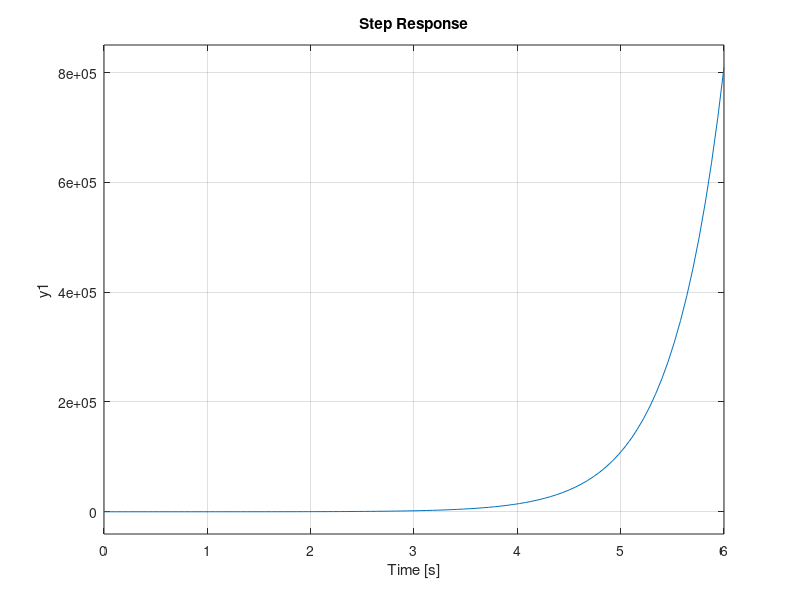

Reproduce this figure in MATLAB.
% one pole left half of s plane for second ordermfar from imag axis
num= 10;
den=[1 1];
Sb=tf(num,den);
figure(1)
step(Sb)
% one pole right half of s plane for second ordermfar from imag axis
num= 10;
den=[1 -1];
Sb=tf(num,den);
figure(1)
step(Sb)
% one pole right half of s plane for second ordermfar from imag axis
num= 10;
den=[1 -3 2];
Sb=tf(num,den);
figure(1)
step(Sb)
